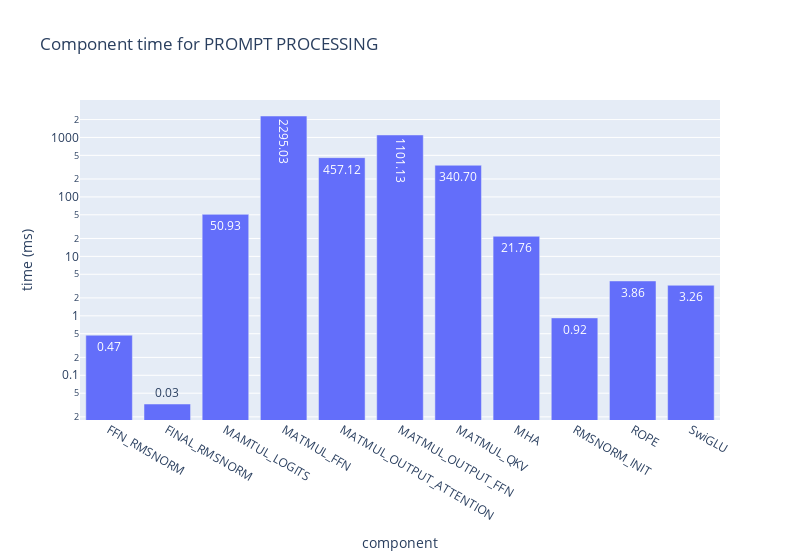

Here is the notebook cell this chart was saved with:
### Code cell
import json
import pandas as pd
import plotly.express as px

with open(file) as f:
    data = json.load(f)

json2 = data["JSON_2"]

df = pd.DataFrame({
    "component": list(json2.keys()),
    "time (ms)": [values[0] if isinstance(values, list) and values else None for values in json2.values()]
})

df = df.dropna()

fig = px.bar(
    df,
    x="component",
    y="time (ms)",
    title="Component time for PROMPT PROCESSING",
    log_y=True,
    width=800,
    text_auto=".2f"
)
fig.show()

### Figure 1 — Plotly figure (JSON) as saved in the notebook; plotly's stock layout.template omitted (floating-point values rounded to 4 significant figures)
{"data": [{"hovertemplate": "component=%{x}<br>time (ms)=%{y}<extra></extra>", "legendgroup": "", "marker": {"color": "#636efa", "pattern": {"shape": ""}}, "name": "", "orientation": "v", "showlegend": false, "textposition": "auto", "texttemplate": "%{y:.2f}", "type": "bar", "x": ["FFN_RMSNORM", "FINAL_RMSNORM", "MAMTUL_LOGITS", "MATMUL_FFN", "MATMUL_OUTPUT_ATTENTION", "MATMUL_OUTPUT_FFN", "MATMUL_QKV", "MHA", "RMSNORM_INIT", "ROPE", "SwiGLU"], "xaxis": "x", "y": [0.4721, 0.0329, 50.93, 2295.0, 457.1, 1101.0, 340.7, 21.76, 0.9222, 3.86, 3.264], "yaxis": "y"}], "layout": {"barmode": "relative", "legend": {"tracegroupgap": 0}, "title": {"text": "Component time for PROMPT PROCESSING"}, "width": 800, "xaxis": {"anchor": "y", "domain": [0, 1], "title": {"text": "component"}}, "yaxis": {"anchor": "x", "domain": [0, 1], "title": {"text": "time (ms)"}, "type": "log"}}}
